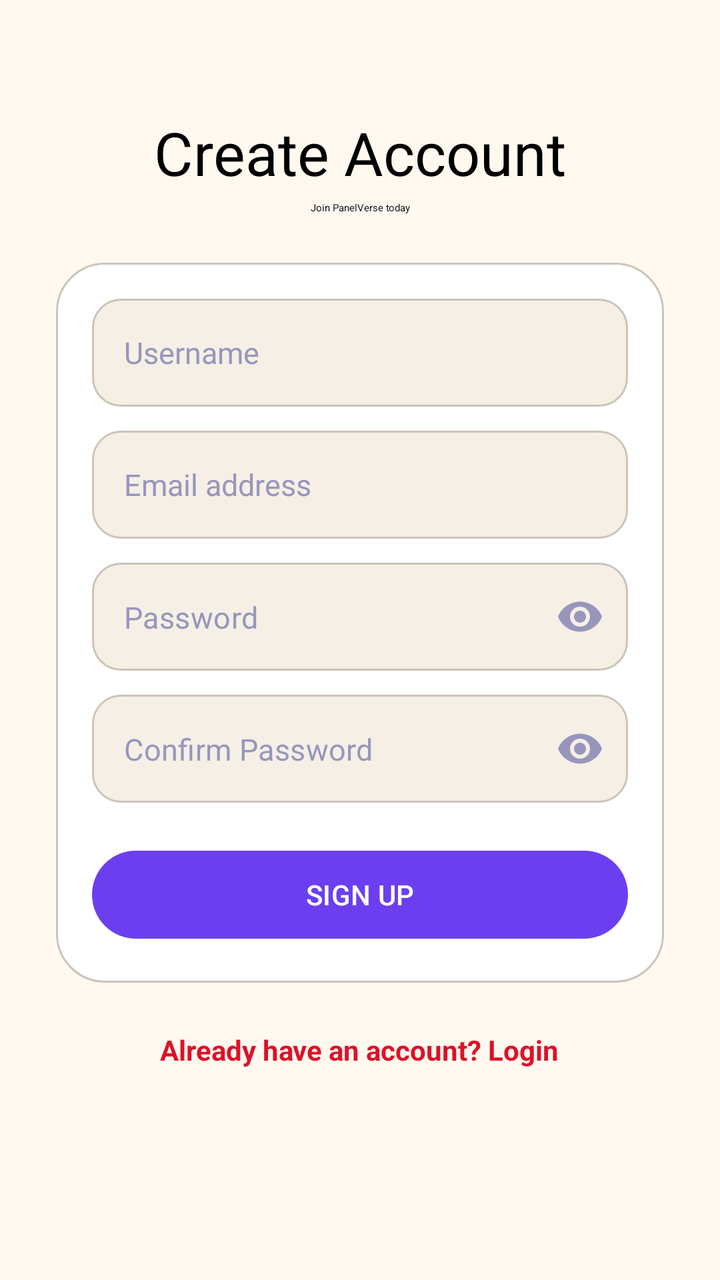
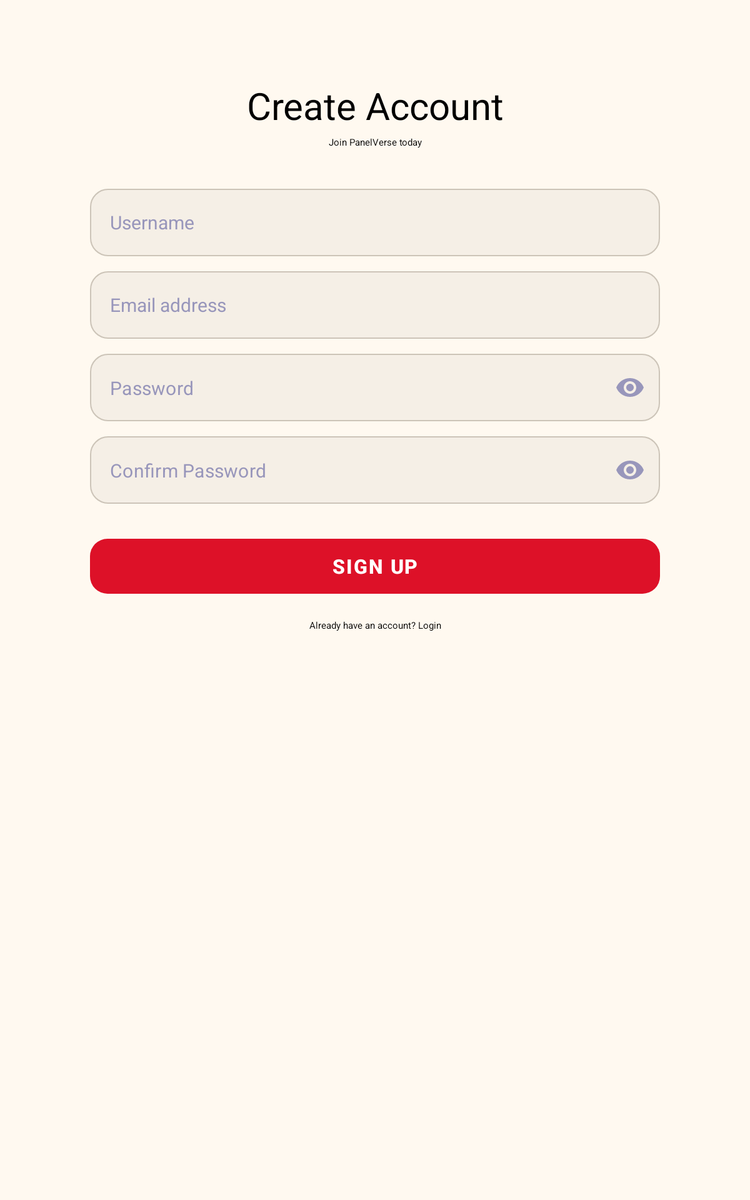

Compare how this app lays out the same screen by default and in its alternative resource folder. The renders come first, then the two layout files and the values they reference.
<!-- AndroidManifest.xml: application theme Theme.Testing -->
<!-- res/layout/fragment_endgame.xml -->
<?xml version="1.0" encoding="utf-8"?>
<ScrollView xmlns:android="http://schemas.android.com/apk/res/android"
    xmlns:app="http://schemas.android.com/apk/res-auto"
    android:layout_width="match_parent"
    android:layout_height="match_parent"
    android:background="@color/bg_dark"
    android:fillViewport="true">

    <LinearLayout
        android:layout_width="match_parent"
        android:layout_height="wrap_content"
        android:orientation="vertical"
        android:paddingStart="@dimen/screen_padding_auth_h"
        android:paddingEnd="@dimen/screen_padding_auth_h"
        android:paddingTop="56dp"
        android:paddingBottom="@dimen/space_xl">

        <TextView
            android:layout_width="match_parent"
            android:layout_height="wrap_content"
            android:text="@string/pv_create_account"
            android:textAppearance="@style/TextAppearance.PanelVerse.Display"
            android:textSize="30sp"
            android:gravity="center" />

        <TextView
            android:layout_width="match_parent"
            android:layout_height="wrap_content"
            android:layout_marginTop="@dimen/space_xxs"
            android:layout_marginBottom="@dimen/space_lg"
            android:text="@string/pv_join_panelverse_today"
            android:textAppearance="@style/TextAppearance.PanelVerse.Body"
            android:gravity="center" />

        
        <LinearLayout
            android:layout_width="match_parent"
            android:layout_height="wrap_content"
            android:orientation="vertical"
            android:background="@drawable/bg_section_card"
            android:padding="18dp">

            <EditText
                android:id="@+id/username"
                android:layout_width="match_parent"
                android:layout_height="@dimen/input_height"
                android:background="@drawable/bg_input_field"
                android:hint="@string/pv_username"
                android:textColorHint="@color/text_muted"
                android:textColor="@color/text_primary"
                android:textSize="15sp"
                android:inputType="text"
                android:autofillHints="username"
                android:paddingStart="@dimen/space_md"
                android:paddingEnd="@dimen/space_md"
                android:drawableStart="@drawable/baseline_account_circle_24"
                android:drawablePadding="12dp"
                android:drawableTint="@color/text_muted"
                android:singleLine="true" />

            <EditText
                android:id="@+id/email"
                android:layout_width="match_parent"
                android:layout_height="@dimen/input_height"
                android:layout_marginTop="@dimen/space_sm"
                android:background="@drawable/bg_input_field"
                android:hint="@string/pv_email_address"
                android:textColorHint="@color/text_muted"
                android:textColor="@color/text_primary"
                android:textSize="15sp"
                android:inputType="textEmailAddress"
                android:autofillHints="emailAddress"
                android:paddingStart="@dimen/space_md"
                android:paddingEnd="@dimen/space_md"
                android:drawableStart="@drawable/baseline_email_24"
                android:drawablePadding="12dp"
                android:drawableTint="@color/text_muted"
                android:singleLine="true" />

            <com.google.android.material.textfield.TextInputLayout
                android:id="@+id/passwordLayout"
                android:layout_width="match_parent"
                android:layout_height="wrap_content"
                android:layout_marginTop="@dimen/space_sm"
                app:passwordToggleEnabled="true"
                app:passwordToggleTint="@color/text_muted"
                app:boxBackgroundMode="none"
                app:hintEnabled="false"
                style="@style/Widget.MaterialComponents.TextInputLayout.OutlinedBox">

                <com.google.android.material.textfield.TextInputEditText
                    android:id="@+id/password"
                    android:layout_width="match_parent"
                    android:layout_height="@dimen/input_height"
                    android:background="@drawable/bg_input_field"
                    android:hint="@string/pv_password"
                    android:textColorHint="@color/text_muted"
                    android:textColor="@color/text_primary"
                    android:textSize="15sp"
                    android:inputType="textPassword"
                    android:saveEnabled="false"
                    android:autofillHints="newPassword"
                    android:paddingStart="@dimen/space_md"
                    android:paddingEnd="52dp"
                    android:drawableStart="@drawable/baseline_key_24"
                    android:drawablePadding="12dp"
                    android:drawableTint="@color/text_muted" />
            </com.google.android.material.textfield.TextInputLayout>

            <com.google.android.material.textfield.TextInputLayout
                android:id="@+id/confirmPasswordLayout"
                android:layout_width="match_parent"
                android:layout_height="wrap_content"
                android:layout_marginTop="@dimen/space_sm"
                app:passwordToggleEnabled="true"
                app:passwordToggleTint="@color/text_muted"
                app:boxBackgroundMode="none"
                app:hintEnabled="false"
                style="@style/Widget.MaterialComponents.TextInputLayout.OutlinedBox">

                <com.google.android.material.textfield.TextInputEditText
                    android:id="@+id/confirmPassword"
                    android:layout_width="match_parent"
                    android:layout_height="@dimen/input_height"
                    android:background="@drawable/bg_input_field"
                    android:hint="@string/pv_confirm_password"
                    android:textColorHint="@color/text_muted"
                    android:textColor="@color/text_primary"
                    android:textSize="15sp"
                    android:inputType="textPassword"
                    android:saveEnabled="false"
                    android:autofillHints="newPassword"
                    android:paddingStart="@dimen/space_md"
                    android:paddingEnd="52dp"
                    android:drawableStart="@drawable/baseline_key_24"
                    android:drawablePadding="12dp"
                    android:drawableTint="@color/text_muted" />
            </com.google.android.material.textfield.TextInputLayout>

            <com.google.android.material.button.MaterialButton
                android:id="@+id/signupbtn"
                style="@style/Widget.PanelVerse.Button"
                android:layout_width="match_parent"
                android:layout_height="@dimen/button_height"
                android:layout_marginTop="20dp"
                android:text="@string/pv_sign_up" />
        </LinearLayout>

        <TextView
            android:id="@+id/backToLogin"
            android:layout_width="wrap_content"
            android:layout_height="wrap_content"
            android:layout_gravity="center_horizontal"
            android:layout_marginTop="@dimen/space_md"
            android:padding="@dimen/space_xs"
            android:text="@string/pv_already_have_an_account_login"
            android:textColor="@color/accent_ink"
            android:textStyle="bold"
            android:textSize="14sp"
            android:clickable="true"
            android:focusable="true"
            android:background="?attr/selectableItemBackgroundBorderless" />

    </LinearLayout>

</ScrollView>
<!-- resources referenced by this layout -->
<resources>
  <color name="accent_ink">#FFDD1128</color>
  <color name="bg_dark">#FFFFF9F0</color>
  <color name="text_muted">#FF9896BB</color>
  <color name="text_primary">#FF0A0A14</color>
  <dimen name="button_height">52dp</dimen>
  <dimen name="input_height">54dp</dimen>
  <dimen name="screen_padding_auth_h">28dp</dimen>
  <dimen name="space_lg">24dp</dimen>
  <dimen name="space_md">16dp</dimen>
  <dimen name="space_sm">12dp</dimen>
  <dimen name="space_xl">32dp</dimen>
  <dimen name="space_xs">8dp</dimen>
  <dimen name="space_xxs">4dp</dimen>
  <!-- drawable bg_section_card (drawable) -->
  <?xml version="1.0" encoding="utf-8"?>
  <shape xmlns:android="http://schemas.android.com/apk/res/android"
      android:shape="rectangle">
      <solid android:color="@color/bg_card" />
      <corners android:radius="24dp" />
      <stroke android:width="1dp" android:color="@color/card_border" />
  </shape>
  <string name="pv_already_have_an_account_login">"Already have an account? Login"</string>
  <string name="pv_confirm_password">"Confirm Password"</string>
  <string name="pv_create_account">"Create Account"</string>
  <string name="pv_email_address">"Email address"</string>
  <string name="pv_join_panelverse_today">"Join PanelVerse today"</string>
  <string name="pv_password">"Password"</string>
  <string name="pv_sign_up">"SIGN UP"</string>
  <string name="pv_username">"Username"</string>
  <!-- from res/values-night/ (not used when drawing this layout) -->
  <style name="TextAppearance.PanelVerse.Body" parent="">
          <item name="android:fontFamily">sans-serif</item>
          <item name="android:textSize">@dimen/text_body</item>
          <item name="android:textColor">@color/text_secondary</item>
          <item name="android:lineSpacingMultiplier">1.3</item>
      </style>
  <!-- from res/values-night/ (not used when drawing this layout) -->
  <style name="TextAppearance.PanelVerse.Display" parent="">
          <item name="android:fontFamily">sans-serif-condensed</item>
          <item name="android:textSize">@dimen/text_display</item>
          <item name="android:textStyle">bold</item>
          <item name="android:letterSpacing">0.0</item>
          <item name="android:textColor">@color/text_primary</item>
          <item name="android:lineSpacingMultiplier">0.95</item>
          <item name="android:includeFontPadding">false</item>
      </style>
  <!-- from res/values-night/ (not used when drawing this layout) -->
  <style name="Widget.PanelVerse.Button" parent="Widget.Material3.Button">
          <item name="android:minHeight">@dimen/button_height</item>
          <item name="android:textAppearance">@style/TextAppearance.PanelVerse.Button</item>
          <item name="android:textColor">@color/white</item>
          <item name="backgroundTint">@color/accent_ink</item>
          <item name="cornerRadius">@dimen/radius_md</item>
          <item name="rippleColor">@color/white</item>
      </style>
  <style name="Theme.Testing" parent="Base.Theme.Testing" />
  <color name="bg_section">#FFF5EFE6</color>
  <dimen name="radius_md">14dp</dimen>
  <color name="card_border">#FFCCC4B8</color>
  <color name="bg_card">#FFFFFFFF</color>
  <dimen name="text_body">14sp</dimen>
  <color name="text_secondary">#FF4A4868</color>
  <dimen name="text_display">32sp</dimen>
  <!-- from res/values-night/ (not used when drawing this layout) -->
  <style name="TextAppearance.PanelVerse.Button" parent="">
          <item name="android:fontFamily">sans-serif-medium</item>
          <item name="android:textSize">14sp</item>
          <item name="android:textStyle">bold</item>
          <item name="android:letterSpacing">0.06</item>
      </style>
  <color name="white">#FFFFFFFF</color>
  <color name="accent_purple">#FF6B3FEF</color>
  <color name="bottom_nav_bg">#FFFFF9F0</color>
  <!-- some entries are left out for length -->
</resources>
<!-- res/layout-sw600dp/fragment_endgame.xml (the repository's variant of the layout above) -->
<!-- drawn on a 7-inch tablet held upright -->
<?xml version="1.0" encoding="utf-8"?>
<ScrollView xmlns:android="http://schemas.android.com/apk/res/android"
    xmlns:app="http://schemas.android.com/apk/res-auto"
    android:layout_width="match_parent"
    android:layout_height="match_parent"
    android:background="@color/bg_dark"
    android:fillViewport="true">

    <LinearLayout
        android:layout_width="520dp"
        android:layout_height="wrap_content"
        android:layout_gravity="center_horizontal"
        android:orientation="vertical"
        android:paddingStart="@dimen/screen_padding_auth_h"
        android:paddingEnd="@dimen/screen_padding_auth_h"
        android:paddingTop="64dp"
        android:paddingBottom="@dimen/space_xl">

        <TextView
            android:layout_width="match_parent"
            android:layout_height="wrap_content"
            android:text="@string/pv_create_account"
            android:textAppearance="@style/TextAppearance.PanelVerse.Display"
            android:textSize="30sp"
            android:gravity="center" />

        <TextView
            android:layout_width="match_parent"
            android:layout_height="wrap_content"
            android:layout_marginTop="@dimen/space_xxs"
            android:text="@string/pv_join_panelverse_today"
            android:textAppearance="@style/TextAppearance.PanelVerse.Body"
            android:gravity="center" />

        <EditText
            android:id="@+id/username"
            android:layout_width="match_parent"
            android:layout_height="@dimen/input_height"
            android:layout_marginTop="@dimen/space_xl"
            android:background="@drawable/bg_input_field"
            android:hint="@string/pv_username"
            android:textColorHint="@color/text_muted"
            android:textColor="@color/text_primary"
            android:textSize="15sp"
            android:inputType="text"
            android:autofillHints="username"
            android:paddingStart="@dimen/space_md"
            android:paddingEnd="@dimen/space_md"
            android:drawableStart="@drawable/baseline_account_circle_24"
            android:drawablePadding="12dp"
            android:drawableTint="@color/text_muted"
            android:singleLine="true" />

        <EditText
            android:id="@+id/email"
            android:layout_width="match_parent"
            android:layout_height="@dimen/input_height"
            android:layout_marginTop="@dimen/space_sm"
            android:background="@drawable/bg_input_field"
            android:hint="@string/pv_email_address"
            android:textColorHint="@color/text_muted"
            android:textColor="@color/text_primary"
            android:textSize="15sp"
            android:inputType="textEmailAddress"
            android:autofillHints="emailAddress"
            android:paddingStart="@dimen/space_md"
            android:paddingEnd="@dimen/space_md"
            android:drawableStart="@drawable/baseline_email_24"
            android:drawablePadding="12dp"
            android:drawableTint="@color/text_muted"
            android:singleLine="true" />

        <com.google.android.material.textfield.TextInputLayout
            android:id="@+id/passwordLayout"
            android:layout_width="match_parent"
            android:layout_height="wrap_content"
            android:layout_marginTop="@dimen/space_sm"
            app:passwordToggleEnabled="true"
            app:passwordToggleTint="@color/text_muted"
            app:boxBackgroundMode="none"
            app:hintEnabled="false"
            style="@style/Widget.MaterialComponents.TextInputLayout.OutlinedBox">

            <com.google.android.material.textfield.TextInputEditText
                android:id="@+id/password"
                android:layout_width="match_parent"
                android:layout_height="@dimen/input_height"
                android:background="@drawable/bg_input_field"
                android:hint="@string/pv_password"
                android:textColorHint="@color/text_muted"
                android:textColor="@color/text_primary"
                android:textSize="15sp"
                android:inputType="textPassword"
                android:autofillHints="newPassword"
                android:paddingStart="@dimen/space_md"
                android:paddingEnd="52dp"
                android:drawableStart="@drawable/baseline_key_24"
                android:drawablePadding="12dp"
                android:drawableTint="@color/text_muted" />
        </com.google.android.material.textfield.TextInputLayout>

        <com.google.android.material.textfield.TextInputLayout
            android:id="@+id/confirmPasswordLayout"
            android:layout_width="match_parent"
            android:layout_height="wrap_content"
            android:layout_marginTop="@dimen/space_sm"
            app:passwordToggleEnabled="true"
            app:passwordToggleTint="@color/text_muted"
            app:boxBackgroundMode="none"
            app:hintEnabled="false"
            style="@style/Widget.MaterialComponents.TextInputLayout.OutlinedBox">

            <com.google.android.material.textfield.TextInputEditText
                android:id="@+id/confirmPassword"
                android:layout_width="match_parent"
                android:layout_height="@dimen/input_height"
                android:background="@drawable/bg_input_field"
                android:hint="@string/pv_confirm_password"
                android:textColorHint="@color/text_muted"
                android:textColor="@color/text_primary"
                android:textSize="15sp"
                android:inputType="textPassword"
                android:autofillHints="newPassword"
                android:paddingStart="@dimen/space_md"
                android:paddingEnd="52dp"
                android:drawableStart="@drawable/baseline_key_24"
                android:drawablePadding="12dp"
                android:drawableTint="@color/text_muted" />
        </com.google.android.material.textfield.TextInputLayout>

        <com.google.android.material.button.MaterialButton
            android:id="@+id/signupbtn"
            style="@style/Widget.PanelVerse.Button"
            android:layout_width="match_parent"
            android:layout_height="@dimen/button_height"
            android:layout_marginTop="@dimen/space_lg"
            android:text="@string/pv_sign_up"
            android:textSize="16sp"
            android:textStyle="bold"
            android:textColor="@color/white"
            android:letterSpacing="0.06"
            app:backgroundTint="@color/accent_ink"
            app:cornerRadius="@dimen/radius_md"
            app:elevation="0dp" />

        <TextView
            android:layout_width="match_parent"
            android:layout_height="wrap_content"
            android:layout_marginTop="@dimen/space_md"
            android:text="@string/pv_already_have_an_account_login"
            android:textAppearance="@style/TextAppearance.PanelVerse.Body"
            android:gravity="center" />

    </LinearLayout>

</ScrollView>
<!-- resources referenced by the variant -->
<!-- as a 7-inch tablet held upright resolves them -->
<resources>
  <color name="accent_ink">#FFDD1128</color>
  <color name="bg_dark">#FFFFF9F0</color>
  <color name="text_muted">#FF9896BB</color>
  <color name="text_primary">#FF0A0A14</color>
  <color name="white">#FFFFFFFF</color>
  <dimen name="button_height">52dp</dimen>
  <dimen name="input_height">54dp</dimen>
  <dimen name="radius_md">14dp</dimen>
  <!-- from res/values-sw600dp/ -->
  <dimen name="screen_padding_auth_h">32dp</dimen>
  <dimen name="space_lg">24dp</dimen>
  <dimen name="space_md">16dp</dimen>
  <dimen name="space_sm">12dp</dimen>
  <dimen name="space_xl">32dp</dimen>
  <dimen name="space_xxs">4dp</dimen>
  <string name="pv_already_have_an_account_login">"Already have an account? Login"</string>
  <string name="pv_confirm_password">"Confirm Password"</string>
  <string name="pv_create_account">"Create Account"</string>
  <string name="pv_email_address">"Email address"</string>
  <string name="pv_join_panelverse_today">"Join PanelVerse today"</string>
  <string name="pv_password">"Password"</string>
  <string name="pv_sign_up">"SIGN UP"</string>
  <string name="pv_username">"Username"</string>
  <!-- from res/values-night/ (not used when drawing this layout) -->
  <style name="TextAppearance.PanelVerse.Body" parent="">
          <item name="android:fontFamily">sans-serif</item>
          <item name="android:textSize">@dimen/text_body</item>
          <item name="android:textColor">@color/text_secondary</item>
          <item name="android:lineSpacingMultiplier">1.3</item>
      </style>
  <!-- from res/values-night/ (not used when drawing this layout) -->
  <style name="TextAppearance.PanelVerse.Display" parent="">
          <item name="android:fontFamily">sans-serif-condensed</item>
          <item name="android:textSize">@dimen/text_display</item>
          <item name="android:textStyle">bold</item>
          <item name="android:letterSpacing">0.0</item>
          <item name="android:textColor">@color/text_primary</item>
          <item name="android:lineSpacingMultiplier">0.95</item>
          <item name="android:includeFontPadding">false</item>
      </style>
  <!-- from res/values-night/ (not used when drawing this layout) -->
  <style name="Widget.PanelVerse.Button" parent="Widget.Material3.Button">
          <item name="android:minHeight">@dimen/button_height</item>
          <item name="android:textAppearance">@style/TextAppearance.PanelVerse.Button</item>
          <item name="android:textColor">@color/white</item>
          <item name="backgroundTint">@color/accent_ink</item>
          <item name="cornerRadius">@dimen/radius_md</item>
          <item name="rippleColor">@color/white</item>
      </style>
  <style name="Theme.Testing" parent="Base.Theme.Testing" />
  <color name="bg_section">#FFF5EFE6</color>
  <color name="card_border">#FFCCC4B8</color>
  <dimen name="text_body">14sp</dimen>
  <color name="text_secondary">#FF4A4868</color>
  <dimen name="text_display">32sp</dimen>
  <!-- from res/values-night/ (not used when drawing this layout) -->
  <style name="TextAppearance.PanelVerse.Button" parent="">
          <item name="android:fontFamily">sans-serif-medium</item>
          <item name="android:textSize">14sp</item>
          <item name="android:textStyle">bold</item>
          <item name="android:letterSpacing">0.06</item>
      </style>
  <color name="accent_purple">#FF6B3FEF</color>
  <color name="bg_card">#FFFFFFFF</color>
  <color name="bottom_nav_bg">#FFFFF9F0</color>
  <!-- some entries are left out for length -->
</resources>
